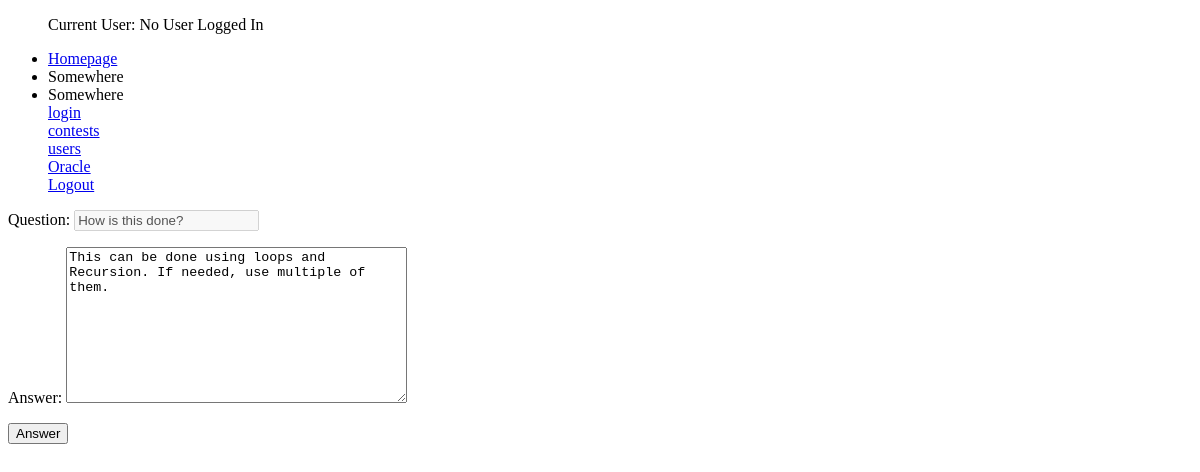
Page /oracle/1/answer/ on the earlier database version.
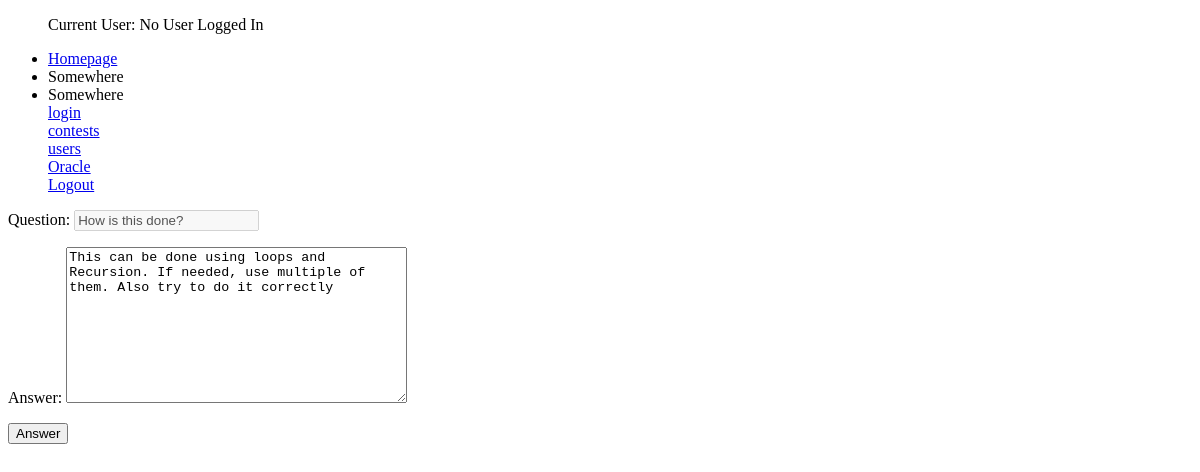
Same page on the later database version.
### oracle/models.py (models this page shows, shortened)
class OraclePost(models.Model):
    postQuestion        = models.TextField(max_length = 500, null = False)
    postAnswer          = models.TextField(max_length = 500, null = True)
    postTime            = models.DateTimeField(auto_now_add=True)
    postUser            = models.ForeignKey(settings.AUTH_USER_MODEL, related_name = 'postedBy', on_delete = models.SET_NULL, null = True, blank = True)
    postAnswerer        = models.ForeignKey(settings.AUTH_USER_MODEL, related_name = 'answeredBy', on_delete = models.SET_NULL, null = True, blank = True)
    isAnswered          = models.BooleanField(default = False)

### oracle/views.py (the view, shortened to what this page needs)
# urls.py: path('<int:id>/answer/', PostAnswerView.as_view(), name = 'post-answer'),
class PostAnswerView(UpdateView):
    template_name = 'oracle/answer_post.html'
    form_class = OracleUpdateForm
    queryset = OraclePost.objects.all()
    def get_object(self):
        id_ = self.kwargs.get("id")
        return get_object_or_404(OraclePost, id = id_)

### oracle/forms.py
class OracleUpdateForm(forms.ModelForm):
    postQuestion        = forms.CharField(label = "Question", disabled = True)
    postAnswer          = forms.CharField(label = "Answer", widget = forms.Textarea, max_length = 500)
    class Meta:
        model = OraclePost
        fields = [
            'postQuestion', 'postAnswer',
        ]

### oracle/templates/oracle/answer_post.html
{% extends 'base.html' %}
{% block content %}
<form action = '.' method = 'POST' > {% csrf_token %}
    {{ form.as_p }}
    <input type = 'submit' value = 'Answer' />
</form>
{% endblock %}

Differences in the rows shown:
changed OraclePost "How is this done?": postAnswer "This can be done using loops and Recursion. If needed, use multiple of them." → "This can be done using loops and Recursion. If needed, use multiple of them. Also try to do it correctly"
